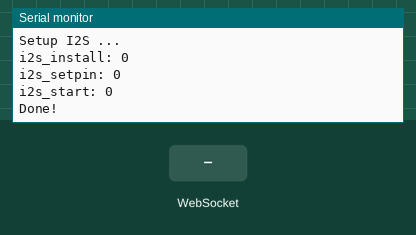
This program was run on a simulated ESP32. On the bench: the last lines printed to the serial monitor. Inputs (shaded band) come from the test bench. WiFi joins after 1.5 s; servers stay silent unless stated; I2S audio is not simulated (input reads silence).

Above: at 2.7 s.
2.8 s: WebSocket text "start" received
At 4.0 s:
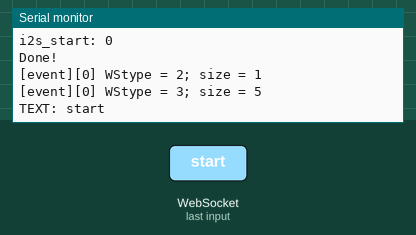
4.3 s: WebSocket text "stop" received
At 5.5 s:
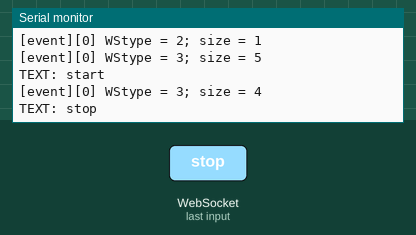
5.8 s: WebSocket text "mem" received
At 6.5 s:
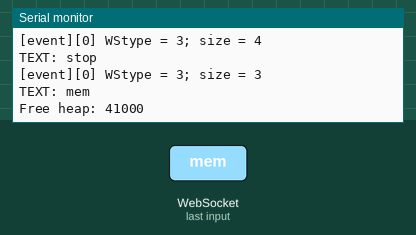
7.3 s: WebSocket text "1" received
At 7.7 s:
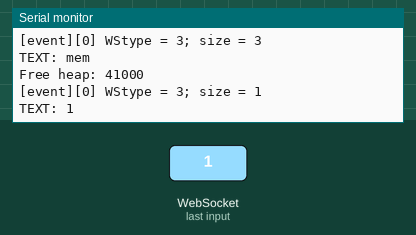
Timing chart, 0 to 9.8 s (numbered marks = the images above; inputs shaded):
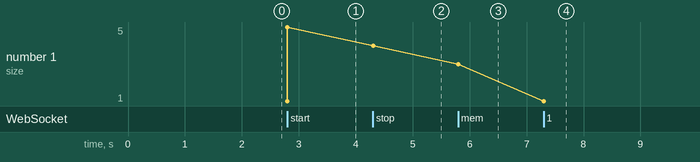

The program:

main.cpp
```cpp
#include <Arduino.h>
#include <WiFi.h>
#include <WebSocketsServer.h>
#include <driver/i2s.h>

//====PINS====
#define I2S_WS 15
#define I2S_SD 13
#define I2S_SCK 2
//============

#define I2S_PORT I2S_NUM_0
#define SAMPLE_BITS 32

//====WIFI====
const char *ssid = "WIFI-SSID";
const char *password = "WIFI-PASS";
const char *hostName = "MIC-ST-1";
//============

int _num = -1; //Websocket client number, -1 = no client
const int bufLen = 512;
const int bufLenBytes = bufLen * 4; //Bytes to read from i2s
uint32_t buf[bufLen];

WebSocketsServer webSocket(81); //Port = 81

void webSocketEvent(byte num, WStype_t type, uint8_t *payload, size_t length)
{
  Serial.printf("[event][%d] WStype = ", num);
  Serial.print(type);
  Serial.printf("; size = %d\n", length);

  switch (type)
  {
  case WStype_ERROR:
    break;
  case WStype_DISCONNECTED:
    if (num == _num)
      _num = -1;
    break;
  case WStype_CONNECTED:
    break;
  case WStype_TEXT:
  {
    Serial.printf("TEXT: %s\n", (char *)payload);
    String str((char *)payload);
    if (str == "start")
    {
      _num = num;
    }
    else if (str == "stop")
    {
      _num = -1;
    }else if (str == "mem"){
      Serial.printf("Free heap: %u\n", ESP.getFreeHeap());
      webSocket.sendTXT(num, String(ESP.getFreeHeap()));
    }
  }
  case WStype_BIN:
  {
    break;
  }
  case WStype_FRAGMENT_TEXT_START:
    break;
  case WStype_FRAGMENT_BIN_START:
    break;
  case WStype_FRAGMENT:
    break;
  case WStype_FRAGMENT_FIN:
    break;
  case WStype_PING:
    break;
  case WStype_PONG:
    break;

  default:
    break;
  }
}

void setupWiFi()
{
  WiFi.mode(WIFI_STA);

  if (WiFi.setHostname(hostName))
  {
    Serial.println("Hostname changed");
  }
  else
  {
    Serial.println("Hostname changing error");
  }

  Serial.println("Connecting to WiFi");

  WiFi.begin(ssid, password);
  int ccount = 0;
  while (WiFi.status() != WL_CONNECTED)
  {
    delay(500);
    Serial.print(".");
    ccount++;
    if (ccount >= 20)
    {
      Serial.print(WiFi.status());
      WiFi.begin(ssid, password);
      ccount = 0;
    }
  }
  Serial.println();

  Serial.print("WiFi connected. Local IP: ");
  Serial.println(WiFi.localIP());

  WiFi.setAutoReconnect(true);

  Serial.println("Wifi done!");
  Serial.println();
}

void setupWebsocket()
{
  webSocket.begin();
  webSocket.onEvent(webSocketEvent);
}

esp_err_t i2s_install()
{
  const i2s_config_t i2s_config = {
      .mode = i2s_mode_t(I2S_MODE_MASTER | I2S_MODE_RX),
      .sample_rate = 44100,
      .bits_per_sample = i2s_bits_per_sample_t(SAMPLE_BITS),
      .channel_format = I2S_CHANNEL_FMT_ONLY_LEFT,
      .communication_format = i2s_comm_format_t(I2S_COMM_FORMAT_I2S | I2S_COMM_FORMAT_I2S_MSB),
      .intr_alloc_flags = ESP_INTR_FLAG_LEVEL1, // default interrupt priority
      .dma_buf_count = 4,
      .dma_buf_len = 1024,
      .use_apll = true
      };

  return i2s_driver_install(I2S_PORT, &i2s_config, 0, NULL);
}

esp_err_t i2s_setpin()
{
  const i2s_pin_config_t pin_config = {
      .bck_io_num = I2S_SCK,
      .ws_io_num = I2S_WS,
      .data_out_num = -1,
      .data_in_num = I2S_SD};

  return i2s_set_pin(I2S_PORT, &pin_config);
}

void setup()
{
  Serial.begin(115200);
  Serial.println();
  Serial.println("Started");

  setupWiFi();
  setupWebsocket();


  Serial.println("WiFi & websocket done!");

  Serial.println("Setup I2S ...");

  auto res = i2s_install();
  Serial.printf("i2s_install: %d\n", res);
  if (res != 0)
  {
    while (1)
      delay(99999);
  }

  res = i2s_setpin();
  Serial.printf("i2s_setpin: %d\n", res);
  if (res != 0)
  {
    while (1)
      delay(99999);
  }

  res = i2s_start(I2S_PORT);
  Serial.printf("i2s_start: %d\n", res);
  if (res != 0)
  {
    while (1)
      delay(99999);
  }

  Serial.println("Done!");
}

void loop()
{
  webSocket.loop();
  if (_num != -1)
  {
    size_t bytes_read = 0; //unused
    i2s_read(I2S_PORT, buf, bufLenBytes, &bytes_read, portMAX_DELAY); //Read from i2s
    webSocket.sendBIN(_num, (uint8_t*)buf, bufLenBytes); //Send to client
  }
}
```

Measured:
- after the input at 2.8 s, the serial monitor: prints a new line at once (image 1)
- after the input at 4.3 s, the serial monitor: prints a new line at once (image 2)
- after the input at 5.8 s, the serial monitor: prints a new line at once (image 3)
- after the input at 7.3 s, the serial monitor: prints a new line at once (image 4)
- plotted number 1: 5 → 4 after the input at 4.3 s, 3 → 1 after the input at 7.3 s
